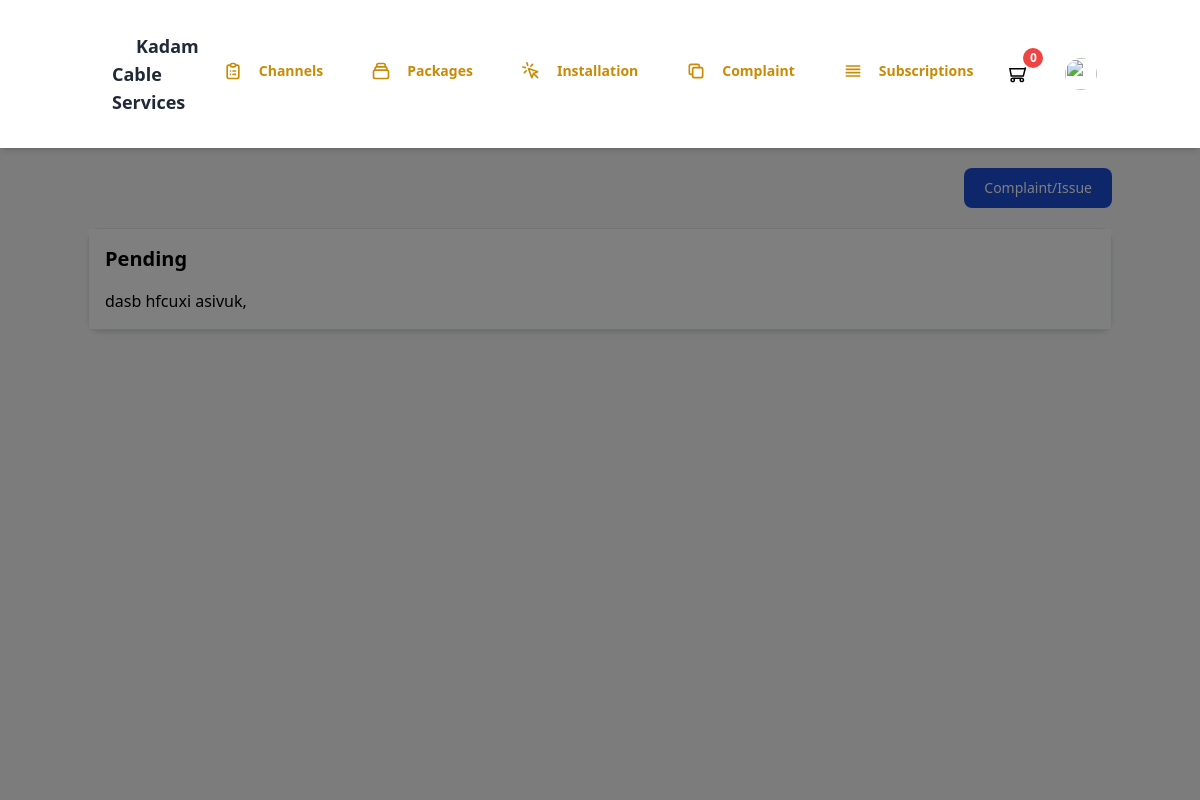
Before: /Main/Customer/customer_complaint.php (signed in) with the older database file.
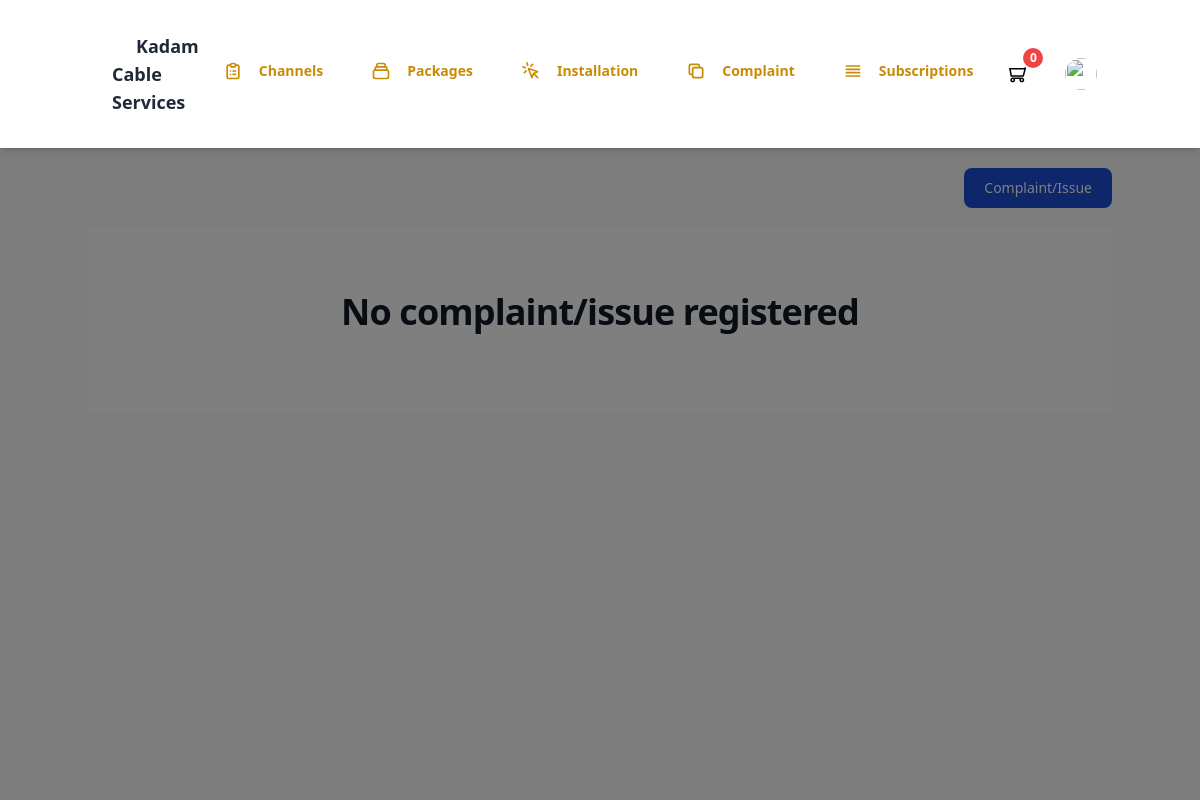
After: the same page with the newer database file.
### tables this page shows
CREATE TABLE `complaint` (
  `complaint_id` int(11) NOT NULL,
  `complaint_issue` varchar(1000) NOT NULL,
  `complaint_date` date DEFAULT NULL,
  `complaint_status` varchar(15) DEFAULT NULL,
  `complaint_cust` varchar(100) DEFAULT NULL,
  `complaint_emp` varchar(100) DEFAULT NULL,
  `complaint_notsolve` varchar(1000) NOT NULL
);

### Main/Customer/customer_complaint.php (the view, shortened to what this page needs)
<?php
if(isset($_SESSION["email"]) && isset($_SESSION["firstname"]) && isset($_SESSION["lastname"]) && isset($_SESSION["type"])  )
{
    $email = $_SESSION["email"];
}else{
    echo ("<script>location.href='Login.php'</script>");
}
include("../../config/connect.php");
?>
<!DOCTYPE html>
<html :class="{ 'theme-dark': dark }" x-data="data()" lang="en">
  <head>
    <link rel="stylesheet" href="https://unpkg.com/tailwindcss@2.2.19/dist/tailwind.min.css"/>
    <script src="https://cdn.tailwindcss.com"></script>
    <link href="https://cdnjs.cloudflare.com/ajax/libs/flowbite/2.2.0/flowbite.min.css" rel="stylesheet" />
    <link rel="stylesheet" type="text/css" href="https://cdn.jsdelivr.net/npm/toastify-js/src/toastify.min.css">
  </head>
  <body>
    <div
      class="flex h-screen bg-gray-50 dark:bg-gray-900"
      :class="{ 'overflow-hidden': isSideMenuOpen}"
    >
      <div class="flex flex-col flex-1">
      <?php include("./layouts/header/cust_header.php"); ?>
        <main class="h-full pb-16 overflow-y-auto">
          <div class="container px-0 mx-auto grid">
<button data-modal-target="crud-modal" data-modal-toggle="crud-modal" class=" mt-5 max-w-xs ml-auto block text-white bg-blue-700 hover:bg-blue-800 focus:ring-4 focus:outline-none focus:ring-blue-300 font-medium rounded-lg text-sm px-5 py-2.5 text-center dark:bg-blue-600 dark:hover:bg-blue-700 dark:focus:ring-blue-800" type="button">
  Complaint/Issue
</button>
<div class="flex flex-col space-y-5 mt-5">
    <?php
    $get_complaints_query = "SELECT * FROM `complaint` WHERE `complaint_cust` = '$email' ";
    $result_of_complaint = mysqli_query($con,$get_complaints_query);
    if(mysqli_num_rows($result_of_complaint)>0)
    {
        while($row = mysqli_fetch_assoc($result_of_complaint))
        {
            ?>
<div class="max-w-full rounded-xl shadow-md text-black border">
  <div class="p-4 bg-white">
    <div>
      <h2 class="text-xl font-bold text-black">
      <?php echo($row["complaint_status"]); ?>
      </h2>
      <p class="text-black mt-4">
      <?php echo($row["complaint_issue"]); ?>
      </p>
    </div>
  </div>
</div>
            <?php
        }
    }else{
      ?>
        <section class="bg-white dark:bg-gray-900">
          <div class="py-8 px-4 mx-auto max-w-screen-xl lg:py-16 lg:px-6">
              <div class="mx-auto max-w-screen-sm text-center">
                  <p class="mb-4 text-3xl tracking-tight font-bold text-gray-900 md:text-4xl dark:text-white">No complaint/issue registered</p>
              </div>
          </div>
        </section>
      <?php
    }
    ?>
</div>
          </div>
        </main>
      </div>
    </div>
  </body>
</html>

Changed rows visible on the page:
removed complaint: complaint_status "Pending", complaint_issue "dasb hfcuxi asivuk,"
Other visible differences:
text now shown: "No complaint/issue registered"
